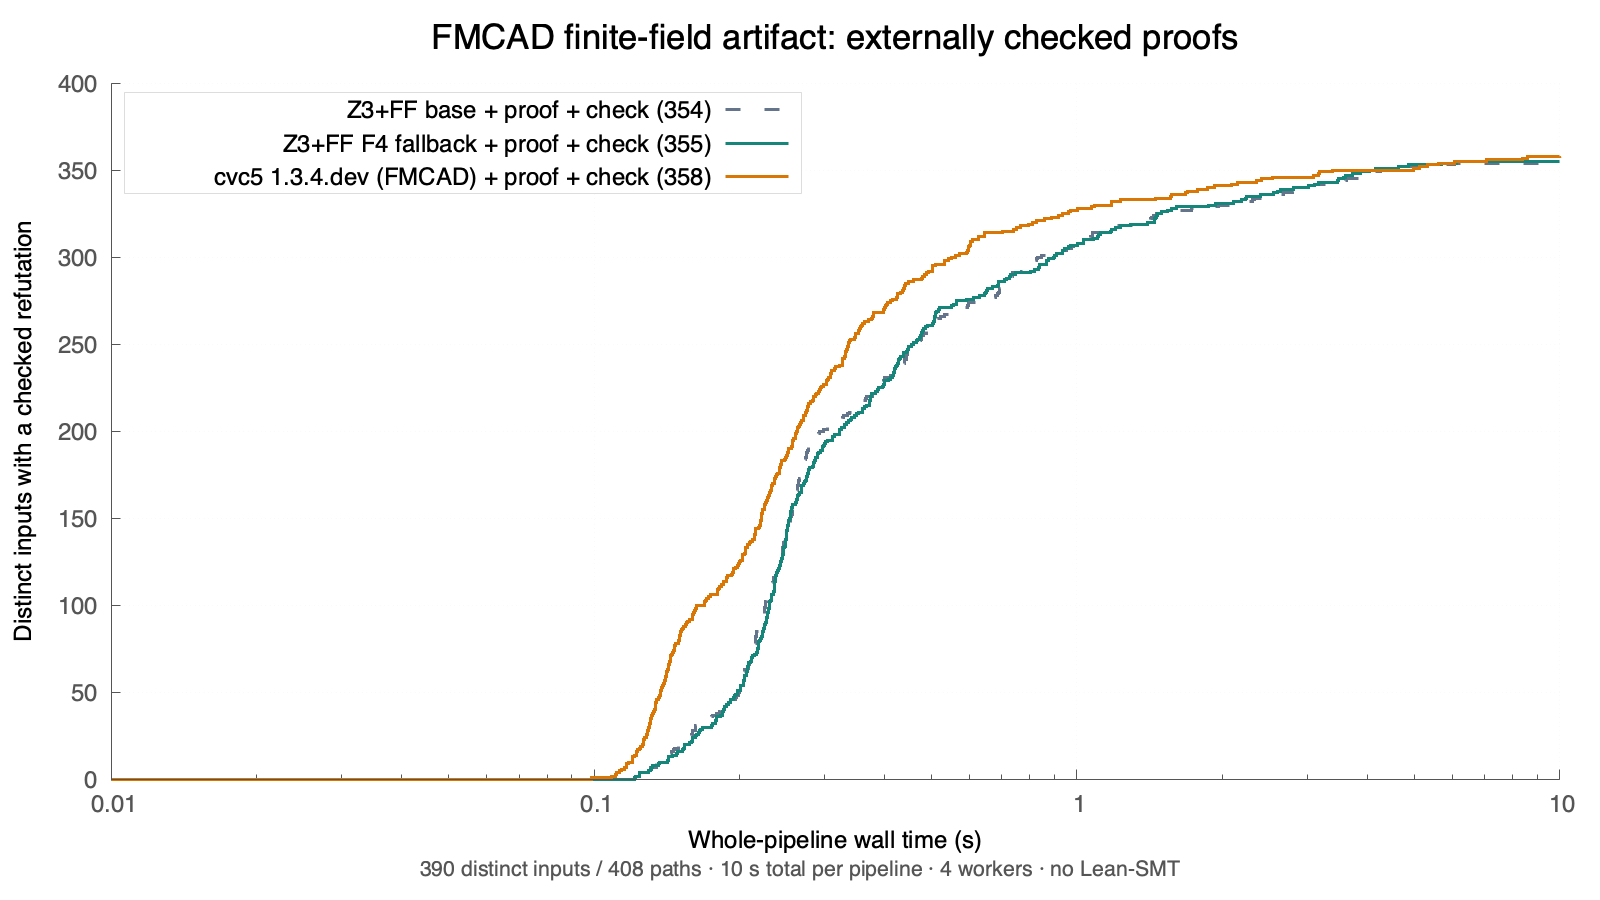

Source code (gnuplot):
set encoding utf8
set terminal pngcairo size 1600,900 font "Helvetica,18"
set output "cactus.png"
set title "FMCAD finite-field artifact: externally checked proofs" font ",26"
set logscale x
set xrange [0.01:10]
set yrange [0:400]
set xlabel "Whole-pipeline wall time (s)"
set ylabel "Distinct inputs with a checked refutation"
set grid ytics xtics lc rgb "#e5e7eb"
set border 3 lc rgb "#555555"
set tics nomirror
set key top left opaque box lc rgb "#dddddd" spacing 1.4
set bmargin 5
set label "390 distinct inputs / 408 paths · 10 s total per pipeline · 4 workers · no Lean-SMT" at screen 0.5,0.035 center font ",16" textcolor rgb "#555555"
plot "base-proof.dat" using 1:2 with steps lw 3 dt 2 lc rgb "#64748b" title "Z3+FF base + proof + check (354)", "new-auto-proof.dat" using 1:2 with steps lw 3 dt 1 lc rgb "#16867a" title "Z3+FF F4 fallback + proof + check (355)", "paper-candidate-proof.dat" using 1:2 with steps lw 3 dt 1 lc rgb "#d97706" title "cvc5 1.3.4.dev (FMCAD) + proof + check (358)"
unset output
